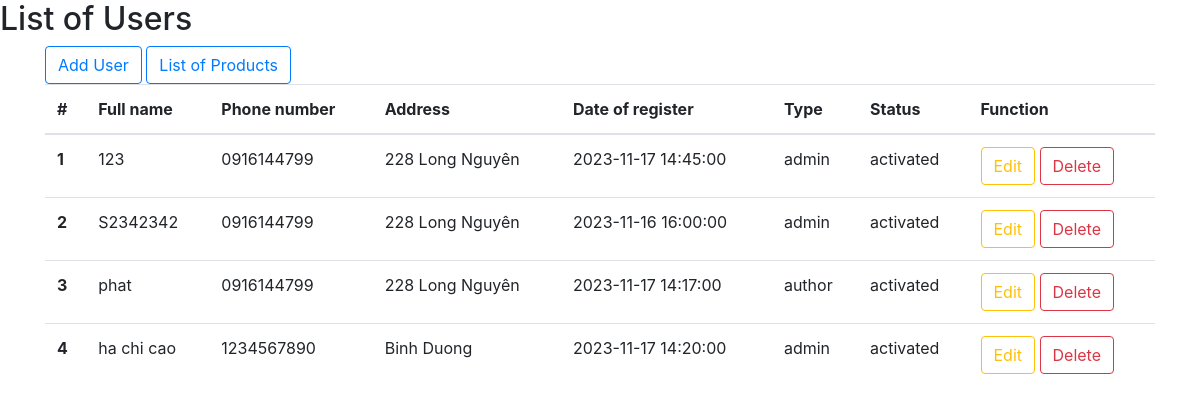
The page / on the database its author committed.
### tables this page shows
CREATE TABLE `cse4542` (
  `id` int(20) NOT NULL,
  `email` varchar(255) NOT NULL,
  `password` varchar(255) NOT NULL,
  `fullName` varchar(255) NOT NULL,
  `phoneNumber` varchar(255) NOT NULL,
  `address` varchar(255) NOT NULL,
  `dateOfRegister` datetime NOT NULL,
  `type` varchar(255) NOT NULL,
  `status` varchar(255) NOT NULL
);

### index.php (the view, shortened to what this page needs)
<!doctype html>
<html>
<head>
    <link rel="stylesheet" href="https://cdn.jsdelivr.net/npm/bootstrap@4.6.2/dist/css/bootstrap.min.css">
</head>
<body>
    <h2>List of Users</h2>
    <div class="container">
        <a class="btn btn-outline-primary mt-20" href="http://localhost/cse4542/add.php"> Add User</a>
        <a class="btn btn-outline-primary mt-20" href="http://localhost/cse4541/index.php">List of Products</a>
        <table class="table mt-20">
            <thead>
                <tr>
                    <th scope="col">#</th>
                    <th scope="col">Full name</th>
                    <th scope="col">Phone number</th>
                    <th scope="col">Address</th>
                    <th scope="col">Date of register</th>
                    <th scope="col">Type</th>
                    <th scope="col">Status</th>
                    <th scope="col">Function</th>
                </tr>
            </thead>
            <tbody>
                <?php
                $conn = create_connect();
                $sql = "SELECT * FROM `cse4542`";
                $results = mysqli_query($conn, $sql);
                if (mysqli_num_rows($results) > 0) {
                    $i = 1;
                    while ($row = mysqli_fetch_assoc($results)) {
                ?>
                        <tr>
                            <th scope="row"><?php echo $i++ ?></th>
                            <td><?php echo $row['fullName'] ?></td>
                            <td><?php echo $row['phoneNumber'] ?></td>
                            <td><?php echo $row['address'] ?></td>
                            <td><?php echo $row['dateOfRegister'] ?></td>
                            <td><?php echo $row['type'] ?></td>
                            <td><?php echo $row['status'] ?></td>
                            <td>
                                <a href="http://localhost/cse4542/edit.php?id=<?php echo $row['id'] ?>" class="btn btn-outline-warning">Edit</a>
                                <button type="button" class="btn btn-outline-danger" onclick="deleteProduct(<?php echo $row['id'] ?>)">Delete</button>
                            </td>
                        </tr>
                <?php
                    }
                } else {
                    echo "No data";
                }
                ?>
            </tbody>
        </table>
    </div>
</body>
</html>

### rows shown on the page
cse4542: fullName "123", phoneNumber "0916144799", address "228 Long Nguyên", dateOfRegister "2023-11-17 14:45:00", type "admin", status "activated"
cse4542: fullName "S2342342", phoneNumber "0916144799", address "228 Long Nguyên", dateOfRegister "2023-11-16 16:00:00", type "admin", status "activated"
cse4542: fullName "phat", phoneNumber "0916144799", address "228 Long Nguyên", dateOfRegister "2023-11-17 14:17:00", type "author", status "activated"
cse4542: fullName "ha chi cao", phoneNumber "1234567890", address "Binh Duong", dateOfRegister "2023-11-17 14:20:00", type "admin", status "activated"
